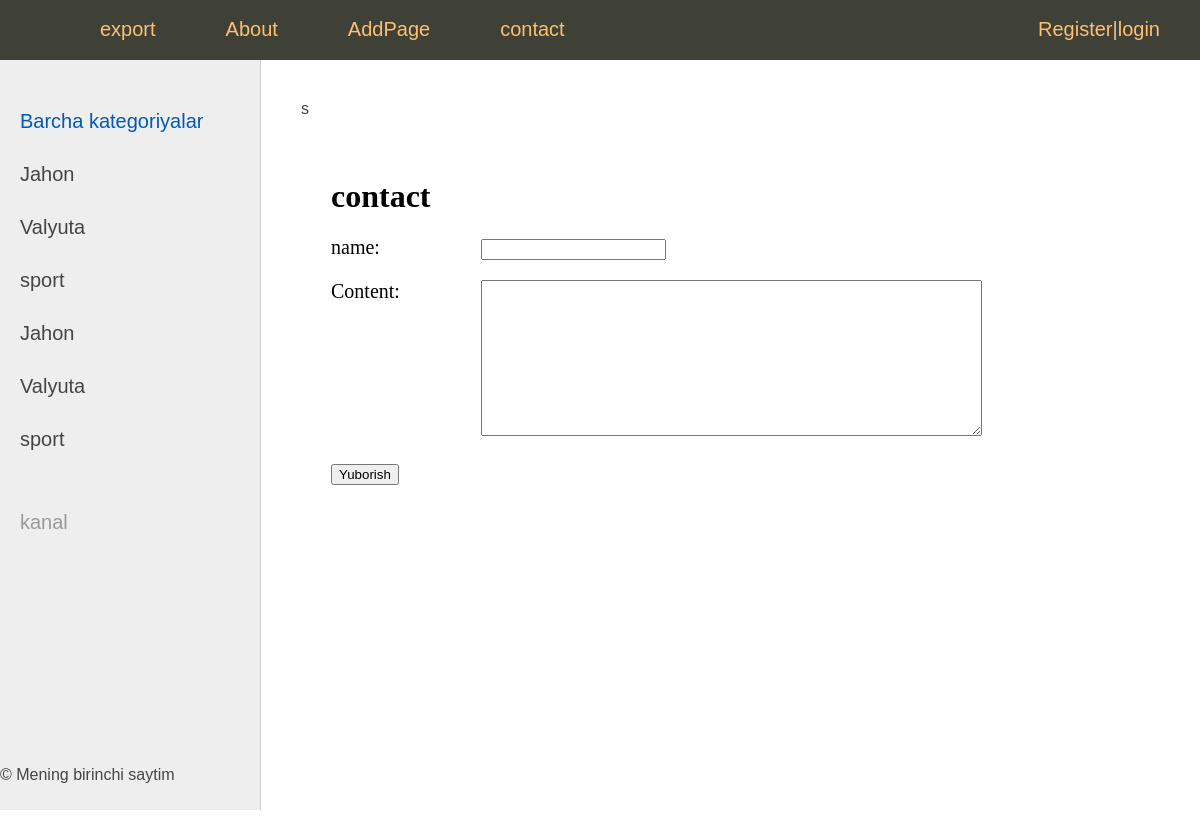
Page /contact/ on the committed database.
### menu/models.py (models this page shows, shortened)
class Category(models.Model):
    name = models.CharField(max_length=100, db_index=True, verbose_name="name")
    slug = models.SlugField(max_length=255, unique=True, db_index=True, verbose_name="URL")
    def get_absolute_url(self):
        return reverse('category', kwargs={'cat_slug': self.slug})
    class Meta:
        verbose_name = 'Category'
        verbose_name_plural = 'Categories'
        ordering = ['id']

### menu/views.py (the view, shortened to what this page needs)
# urls.py: path('contact/', ContactFormView.as_view(), name='contact'),
class ContactFormView(DataMixin, FormView):
    form_class = ContactForm
    template_name = 'page/contact.html'
    success_url = reverse_lazy('home')
    def get_context_data(self, **kwargs):
        context = super().get_context_data(**kwargs)
        c_def = self.get_user_context(title='contact')
        return {**context, **c_def}

### menu/forms.py
class ContactForm(forms.Form):
    name = forms.CharField(label='name', max_length=255)
    content = forms.CharField(widget=forms.Textarea(attrs={'cols': 60, 'rows': 10}))

### menu/utils.py (called while the page is built)
    def get_user_context(self, **kwargs):
        context = kwargs
        cats = Category.objects.all()
        context['menu'] = menu
        context['cats'] = cats
        if 'cat_selected' not in context:
            context['cat_selected'] = 0
        return context

### menu/templates/page/contact.html (shortened to what this page needs)
{% extends 'page/base.html' %}
{% block content %}
<h1>{{title}}</h1>
<form method="post" >
{% for f in form %}
<p><label class="form-label" for="{{ f.id_for_label }}">{{f.label}}: </label>{{ f }}</p>
{% endfor %}
    <button type="submit">Yuborish</button>
</form>
{% endblock %}

### menu/templates/page/base.html (shortened to what this page needs)
{% load static %}
<!DOCTYPE html>
<html>
<head>
	<link type="text/css" href="{% static 'css/styles.css' %}" rel="stylesheet" />
</head>
<body>
<table class="table-page" border=0 cellpadding="0" cellspacing="0">
<tr><td valign=top>
{% block mainmenu %}
		<div class="header">
			<ul id="mainmenu" class="mainmenu">
			<li class="logo"><a href="{% url 'home' %}"><div class="logo"></div></a></li>
				 <li ><a href="{% url 'export' %}">export</a></li>
{% for m in menu %}
      <li ><a href="{% url m.url_name %}">{{m.title}}</a></li>
{% endfor %}
				{% if request.user.is_authenticated %}
        		<li class="last">{{ user.username }}|<a href="{% url 'logout' %}">logout</a> </li>
        {% else %}
                <li class="last"><a href="{% url 'register' %}">Register</a>|<a href="{% url 'login' %}">login</a></a></li>
		{% endif %}
      </ul>
    </div>
{% endblock mainmenu %}
<table class="table-content" border=0 cellpadding="0" cellspacing="0">
<tr>
	<td valign="top" class="left-chapters">
	<ul id="leftchapters">
{% if cat_selected == 0 %}
		<li class="selected">Barcha kategoriyalar</li>
{% else %}
		<li><a href="{% url 'home' %}">Barcha kategoriyalar</a></li>
{% endif %}
		{% for c in cats %}
	{% if c.pk == cat_selected %}
		<li class="selected">{{c.name}}</li>
	{% else %}
		<li><a href="{{ c.get_absolute_url }}">{{c.name}}</a></li>
	{% endif %}
		{% endfor %}
		{% for c in cats %}
			{% if c.pk == cat_selected %}
    		<li class="selected">{{c.name}}</li>
  			{% else %}
		<li><a href="{{ c.get_absolute_url }}">{{c.name}}</a></li>
  			{% endif %}
		{% endfor %}
		<li class="share">
		<p>kanal</p>
		<a class="share-yt" href="https://t.me/Alixon1212" target="_blank" rel="nofollow"></a>
		</li>
	</ul>
</td>
<td valign="top" class="content">
s
	<div class="content-text">
{% block content %}
{% endblock %}
  </div>
</td></tr></table>
</td></tr>
<tr><td valign=top>
	<div id="footer">
		<p>&copy; Mening birinchi saytim</p>
	</div>
</td></tr></table>
</body>
</html>

### static/css/styles.css (style rules this page uses)
html, body { font-family: 'Arial'; margin: 0; padding: 0; height: 100%; width: 100%; color: #444; }
a { color: #0059b2; text-decoration: none; }
.table-page { width: 100%; height: 100%; vertical-align: top; }
.table-page tr { height: 100%; }
.header { background: #3F4137; height: 60px; }
.logo { background: url('../images/logo.png') no-repeat 10px 5px; width: 70px; height: 60px; }
ul.mainmenu { list-style: none; margin: 0; padding: 0; height: 60px; color: #fdc073; font-size: 20px; overflow: hidden; }
ul.mainmenu li { float: left; margin: 18px 40px 0 30px; }
ul.mainmenu li.logo { margin: 0; }
ul.mainmenu li.last { float: right; }
ul.mainmenu li a { color: #fdc073; text-decoration: none; }
.table-content { width: 100%; min-height: 100%; height: 100%; }
.left-chapters { margin: 0; background: #eee; border-right: 1px solid #ccc; min-height: 100%; }
.left-chapters ul { width: 230px; min-height: 100%; margin: 0; padding: 20px 10px 10px 20px; list-style: none; font-size: 20px; }
.left-chapters ul li { margin: 30px 0 0 0; color: #999; }
.left-chapters ul li.selected { color: #0059b2; }
.left-chapters ul li a { color: #444; text-decoration: none; }
.left-chapters ul li.share { margin: 60px 0 0 0; }
.left-chapters ul li.share p { margin: 30px 0 30px 0; }
.left-chapters ul li.share a { display: inline-block; width: 40px; height: 40px; margin: 0 20px 0 0; }
.left-chapters ul li.share a.share-yt { width: 100%; height: 30px; background: url('../images/share_yt.png') no-repeat 0 0 }
.content { padding: 40px 20px 20px 40px; width: 100%; box-sizing: border-box; }
.content-text { margin: 60px 0 0 30px; color: #000; font-size: 20px; font-family: Yandex Sans Display Light; }
.content-text h1 { font-size: 32px; }
.form-label { display: inline-block; min-width: 150px; vertical-align: top; }

### rows in the picture
Category: name "Jahon"
Category: name "Valyuta"
Category: name "sport"

### other values in the picture
{{ m.title }} "About" "AddPage" "contact"
{{ title }} "contact"
{{ f.label }} "name" "Content"
